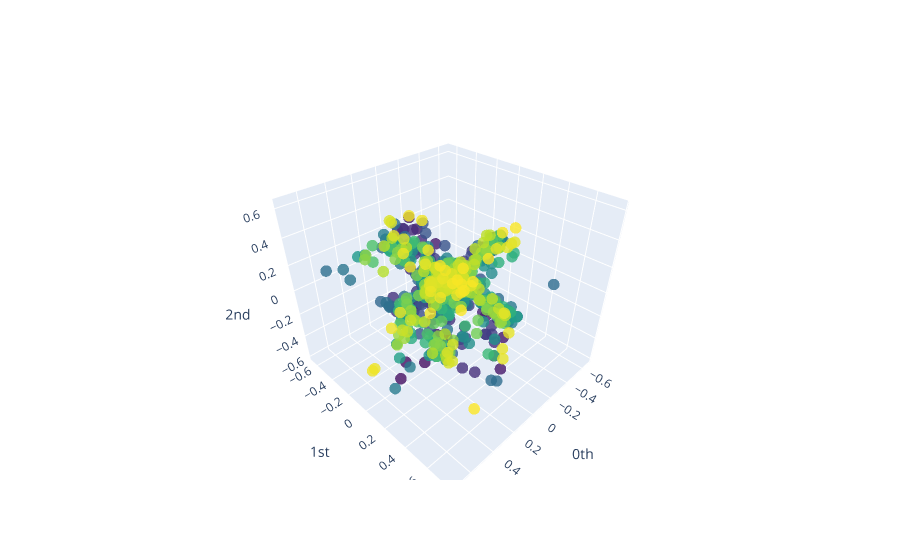

Notebook code cell kept with this figure:
### Code cell
embedding_dimension = 20
embedding_time_delay = 5
stride = 1

embedder = SingleTakensEmbedding(
    parameters_type="search", n_jobs=6, time_delay=embedding_time_delay, dimension=embedding_dimension, stride=stride
)

y_slug_embedded = embedder.fit_transform(slug_signal)

pca = PCA(n_components=3)
y_slug_embedded_pca = pca.fit_transform(y_slug_embedded)

plot_point_cloud(y_slug_embedded_pca)

### Figure 1 — Plotly figure (JSON) as saved in the notebook; plotly's stock layout.template omitted (floating-point values rounded to 4 significant figures; data arrays with more than 128 entries replaced by an {"elided": "..."} marker saying what was removed)
{"data": [{"marker": {"color": {"elided": "856 int values"}, "colorscale": [[0, "#440154"], [0.1111, "#482878"], [0.2222, "#3e4989"], [0.3333, "#31688e"], [0.4444, "#26828e"], [0.5556, "#1f9e89"], [0.6667, "#35b779"], [0.7778, "#6ece58"], [0.8889, "#b5de2b"], [1, "#fde725"]], "opacity": 0.8, "size": 4}, "mode": "markers", "type": "scatter3d", "x": {"elided": "856 float values"}, "y": {"elided": "856 float values"}, "z": {"elided": "856 float values"}}], "layout": {"scene": {"xaxis": {"exponentformat": "e", "showexponent": "all", "title": {"text": "0th"}, "type": "linear"}, "yaxis": {"exponentformat": "e", "showexponent": "all", "title": {"text": "1st"}, "type": "linear"}, "zaxis": {"exponentformat": "e", "showexponent": "all", "title": {"text": "2nd"}, "type": "linear"}}}}
